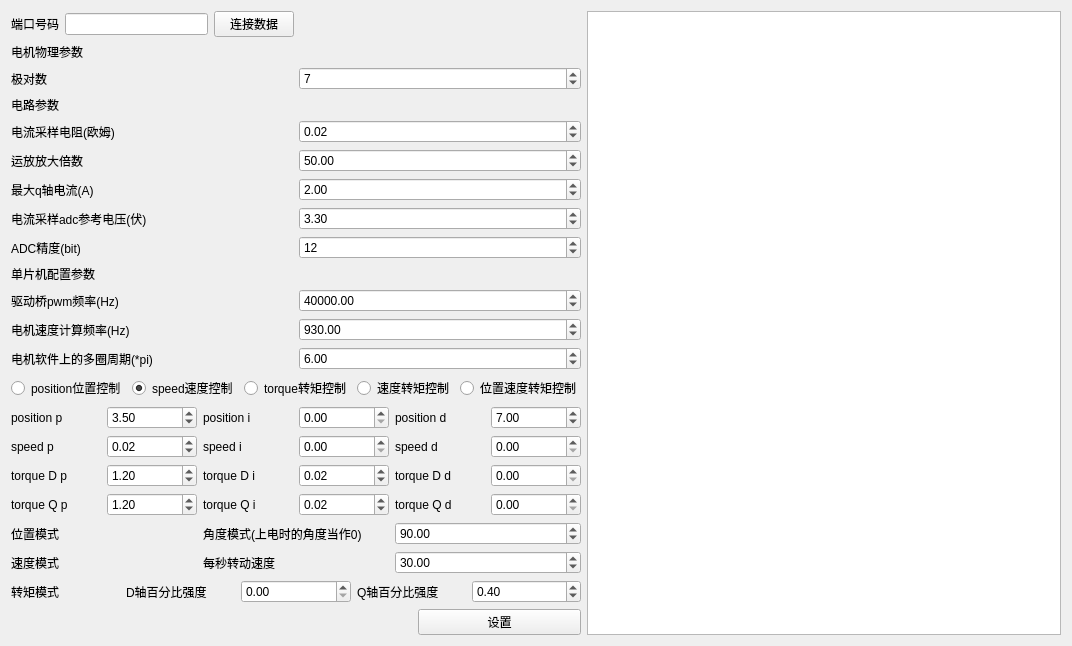
<?xml version="1.0" encoding="UTF-8"?>
<ui version="4.0">
 <class>tab1_imageProcess</class>
 <widget class="QWidget" name="tab1_imageProcess">
  <property name="geometry">
   <rect>
    <x>0</x>
    <y>0</y>
    <width>1072</width>
    <height>616</height>
   </rect>
  </property>
  <property name="windowTitle">
   <string>Form</string>
  </property>
  <layout class="QHBoxLayout" name="horizontalLayout_4">
   <item>
    <layout class="QHBoxLayout" name="horizontalLayout_3" stretch="1,1">
     <item>
      <layout class="QHBoxLayout" name="horizontalLayout">
       <item>
        <layout class="QGridLayout" name="gridLayout_4">
         <item row="0" column="0">
          <layout class="QVBoxLayout" name="verticalLayout" stretch="0,0,0,0,0,0,0,0,0,0,0">
           <item>
            <layout class="QHBoxLayout" name="horizontalLayout_6">
             <item>
              <widget class="QLabel" name="label_2">
               <property name="text">
                <string>端口号码</string>
               </property>
              </widget>
             </item>
             <item>
              <widget class="QLineEdit" name="com_lineEdit"/>
             </item>
             <item>
              <widget class="QPushButton" name="connect_button">
               <property name="text">
                <string>连接数据</string>
               </property>
              </widget>
             </item>
             <item>
              <spacer name="horizontalSpacer_3">
               <property name="orientation">
                <enum>Qt::Horizontal</enum>
               </property>
               <property name="sizeHint" stdset="0">
                <size>
                 <width>40</width>
                 <height>20</height>
                </size>
               </property>
              </spacer>
             </item>
             <item>
              <spacer name="horizontalSpacer">
               <property name="orientation">
                <enum>Qt::Horizontal</enum>
               </property>
               <property name="sizeHint" stdset="0">
                <size>
                 <width>40</width>
                 <height>20</height>
                </size>
               </property>
              </spacer>
             </item>
            </layout>
           </item>
           <item>
            <spacer name="verticalSpacer">
             <property name="orientation">
              <enum>Qt::Vertical</enum>
             </property>
             <property name="sizeHint" stdset="0">
              <size>
               <width>20</width>
               <height>40</height>
              </size>
             </property>
            </spacer>
           </item>
           <item>
            <layout class="QGridLayout" name="gridLayout_9">
             <item row="0" column="0">
              <widget class="QLabel" name="label_15">
               <property name="text">
                <string>电机物理参数</string>
               </property>
              </widget>
             </item>
             <item row="1" column="0">
              <widget class="QLabel" name="label_17">
               <property name="text">
                <string>极对数</string>
               </property>
              </widget>
             </item>
             <item row="1" column="1">
              <widget class="QSpinBox" name="pole_pairs_value">
               <property name="value">
                <number>7</number>
               </property>
              </widget>
             </item>
            </layout>
           </item>
           <item>
            <layout class="QGridLayout" name="gridLayout_11">
             <item row="3" column="0">
              <widget class="QLabel" name="label_20">
               <property name="text">
                <string>最大q轴电流(A)</string>
               </property>
              </widget>
             </item>
             <item row="1" column="1">
              <widget class="QDoubleSpinBox" name="r_shunt_value">
               <property name="value">
                <double>0.020000000000000</double>
               </property>
              </widget>
             </item>
             <item row="1" column="0">
              <widget class="QLabel" name="label_18">
               <property name="text">
                <string>电流采样电阻(欧姆)</string>
               </property>
              </widget>
             </item>
             <item row="2" column="1">
              <widget class="QDoubleSpinBox" name="op_gain_value">
               <property name="value">
                <double>50.000000000000000</double>
               </property>
              </widget>
             </item>
             <item row="4" column="0">
              <widget class="QLabel" name="label_21">
               <property name="text">
                <string>电流采样adc参考电压(伏)</string>
               </property>
              </widget>
             </item>
             <item row="3" column="1">
              <widget class="QDoubleSpinBox" name="max_current_value">
               <property name="value">
                <double>2.000000000000000</double>
               </property>
              </widget>
             </item>
             <item row="0" column="0">
              <widget class="QLabel" name="label_16">
               <property name="text">
                <string>电路参数</string>
               </property>
              </widget>
             </item>
             <item row="2" column="0">
              <widget class="QLabel" name="label_19">
               <property name="text">
                <string>运放放大倍数</string>
               </property>
              </widget>
             </item>
             <item row="4" column="1">
              <widget class="QDoubleSpinBox" name="adc_reference_volt_value">
               <property name="value">
                <double>3.300000000000000</double>
               </property>
              </widget>
             </item>
             <item row="5" column="0">
              <widget class="QLabel" name="label">
               <property name="text">
                <string>ADC精度(bit)</string>
               </property>
              </widget>
             </item>
             <item row="5" column="1">
              <widget class="QSpinBox" name="adc_bits_value">
               <property name="value">
                <number>12</number>
               </property>
              </widget>
             </item>
            </layout>
           </item>
           <item>
            <layout class="QGridLayout" name="gridLayout_10">
             <item row="2" column="0">
              <widget class="QLabel" name="label_24">
               <property name="text">
                <string>电机速度计算频率(Hz)</string>
               </property>
              </widget>
             </item>
             <item row="1" column="1">
              <widget class="QDoubleSpinBox" name="moter_pwm_freq_value">
               <property name="maximum">
                <double>100000000000.000000000000000</double>
               </property>
               <property name="value">
                <double>40000.000000000000000</double>
               </property>
              </widget>
             </item>
             <item row="3" column="0">
              <widget class="QLabel" name="label_32">
               <property name="text">
                <string>电机软件上的多圈周期(*pi)</string>
               </property>
              </widget>
             </item>
             <item row="0" column="0">
              <widget class="QLabel" name="label_22">
               <property name="text">
                <string>单片机配置参数</string>
               </property>
              </widget>
             </item>
             <item row="2" column="1">
              <widget class="QDoubleSpinBox" name="moter_speed_calc_freq_value">
               <property name="maximum">
                <double>1000000000000.000000000000000</double>
               </property>
               <property name="value">
                <double>930.000000000000000</double>
               </property>
              </widget>
             </item>
             <item row="1" column="0">
              <widget class="QLabel" name="label_23">
               <property name="text">
                <string>驱动桥pwm频率(Hz)</string>
               </property>
              </widget>
             </item>
             <item row="3" column="1">
              <widget class="QDoubleSpinBox" name="position_cycle_value">
               <property name="value">
                <double>6.000000000000000</double>
               </property>
              </widget>
             </item>
            </layout>
           </item>
           <item>
            <spacer name="verticalSpacer_2">
             <property name="orientation">
              <enum>Qt::Vertical</enum>
             </property>
             <property name="sizeHint" stdset="0">
              <size>
               <width>20</width>
               <height>40</height>
              </size>
             </property>
            </spacer>
           </item>
           <item>
            <layout class="QHBoxLayout" name="horizontalLayout_8">
             <item>
              <widget class="QRadioButton" name="position_ctrl_radioButton">
               <property name="text">
                <string>position位置控制</string>
               </property>
              </widget>
             </item>
             <item>
              <widget class="QRadioButton" name="speed_ctrl_radioButton">
               <property name="text">
                <string>speed速度控制</string>
               </property>
               <property name="checked">
                <bool>true</bool>
               </property>
              </widget>
             </item>
             <item>
              <widget class="QRadioButton" name="torque_ctrl_radioButton">
               <property name="text">
                <string>torque转矩控制</string>
               </property>
              </widget>
             </item>
             <item>
              <widget class="QRadioButton" name="speed_troque_radioButton">
               <property name="text">
                <string>速度转矩控制</string>
               </property>
              </widget>
             </item>
             <item>
              <widget class="QRadioButton" name="pos_speed_torque_radioButton">
               <property name="text">
                <string>位置速度转矩控制</string>
               </property>
              </widget>
             </item>
            </layout>
           </item>
           <item>
            <layout class="QGridLayout" name="gridLayout">
             <item row="3" column="0">
              <widget class="QLabel" name="label_12">
               <property name="text">
                <string>torque Q p</string>
               </property>
              </widget>
             </item>
             <item row="0" column="1">
              <widget class="QDoubleSpinBox" name="position_p_value">
               <property name="value">
                <double>3.500000000000000</double>
               </property>
              </widget>
             </item>
             <item row="0" column="3">
              <widget class="QDoubleSpinBox" name="position_i_value"/>
             </item>
             <item row="0" column="0">
              <widget class="QLabel" name="label_3">
               <property name="text">
                <string>position p</string>
               </property>
              </widget>
             </item>
             <item row="3" column="2">
              <widget class="QLabel" name="label_13">
               <property name="text">
                <string>torque Q i</string>
               </property>
              </widget>
             </item>
             <item row="1" column="0">
              <widget class="QLabel" name="label_6">
               <property name="text">
                <string>speed p</string>
               </property>
              </widget>
             </item>
             <item row="3" column="1">
              <widget class="QDoubleSpinBox" name="torque_q_p_value">
               <property name="value">
                <double>1.200000000000000</double>
               </property>
              </widget>
             </item>
             <item row="2" column="0">
              <widget class="QLabel" name="label_9">
               <property name="text">
                <string>torque D p</string>
               </property>
              </widget>
             </item>
             <item row="2" column="4">
              <widget class="QLabel" name="label_11">
               <property name="text">
                <string>torque D d</string>
               </property>
              </widget>
             </item>
             <item row="1" column="4">
              <widget class="QLabel" name="label_8">
               <property name="text">
                <string>speed d</string>
               </property>
              </widget>
             </item>
             <item row="1" column="1">
              <widget class="QDoubleSpinBox" name="speed_p_value">
               <property name="value">
                <double>0.020000000000000</double>
               </property>
              </widget>
             </item>
             <item row="0" column="5">
              <widget class="QDoubleSpinBox" name="position_d_value">
               <property name="value">
                <double>7.000000000000000</double>
               </property>
              </widget>
             </item>
             <item row="2" column="5">
              <widget class="QDoubleSpinBox" name="torque_d_d_value"/>
             </item>
             <item row="3" column="4">
              <widget class="QLabel" name="label_14">
               <property name="text">
                <string>torque Q d</string>
               </property>
              </widget>
             </item>
             <item row="1" column="3">
              <widget class="QDoubleSpinBox" name="speed_i_value">
               <property name="value">
                <double>0.000000000000000</double>
               </property>
              </widget>
             </item>
             <item row="1" column="5">
              <widget class="QDoubleSpinBox" name="speed_d_value"/>
             </item>
             <item row="2" column="1">
              <widget class="QDoubleSpinBox" name="torque_d_p_value">
               <property name="value">
                <double>1.200000000000000</double>
               </property>
              </widget>
             </item>
             <item row="2" column="3">
              <widget class="QDoubleSpinBox" name="torque_d_i_value">
               <property name="value">
                <double>0.020000000000000</double>
               </property>
              </widget>
             </item>
             <item row="3" column="3">
              <widget class="QDoubleSpinBox" name="torque_q_i_value">
               <property name="value">
                <double>0.020000000000000</double>
               </property>
              </widget>
             </item>
             <item row="0" column="4">
              <widget class="QLabel" name="label_5">
               <property name="text">
                <string>position d</string>
               </property>
              </widget>
             </item>
             <item row="3" column="5">
              <widget class="QDoubleSpinBox" name="torque_q_d_value"/>
             </item>
             <item row="2" column="2">
              <widget class="QLabel" name="label_10">
               <property name="text">
                <string>torque D i</string>
               </property>
              </widget>
             </item>
             <item row="0" column="2">
              <widget class="QLabel" name="label_4">
               <property name="text">
                <string>position i</string>
               </property>
              </widget>
             </item>
             <item row="1" column="2">
              <widget class="QLabel" name="label_7">
               <property name="text">
                <string>speed i</string>
               </property>
              </widget>
             </item>
            </layout>
           </item>
           <item>
            <layout class="QGridLayout" name="gridLayout_7">
             <item row="0" column="0">
              <widget class="QLabel" name="label_28">
               <property name="text">
                <string>位置模式</string>
               </property>
              </widget>
             </item>
             <item row="0" column="1">
              <widget class="QLabel" name="label_29">
               <property name="text">
                <string>角度模式(上电时的角度当作0)</string>
               </property>
              </widget>
             </item>
             <item row="0" column="2">
              <widget class="QDoubleSpinBox" name="target_angle_position">
               <property name="maximum">
                <double>100000.000000000000000</double>
               </property>
               <property name="value">
                <double>90.000000000000000</double>
               </property>
              </widget>
             </item>
            </layout>
           </item>
           <item>
            <layout class="QGridLayout" name="gridLayout_8">
             <item row="0" column="1">
              <widget class="QLabel" name="label_31">
               <property name="text">
                <string>每秒转动速度</string>
               </property>
              </widget>
             </item>
             <item row="0" column="0">
              <widget class="QLabel" name="label_30">
               <property name="text">
                <string>速度模式</string>
               </property>
              </widget>
             </item>
             <item row="0" column="2">
              <widget class="QDoubleSpinBox" name="target_speed_angle_perm">
               <property name="value">
                <double>30.000000000000000</double>
               </property>
              </widget>
             </item>
            </layout>
           </item>
           <item>
            <layout class="QGridLayout" name="gridLayout_3">
             <item row="0" column="1">
              <widget class="QLabel" name="label_26">
               <property name="text">
                <string>D轴百分比强度</string>
               </property>
              </widget>
             </item>
             <item row="0" column="0">
              <widget class="QLabel" name="label_25">
               <property name="text">
                <string>转矩模式</string>
               </property>
              </widget>
             </item>
             <item row="0" column="3">
              <widget class="QLabel" name="label_27">
               <property name="text">
                <string>Q轴百分比强度</string>
               </property>
              </widget>
             </item>
             <item row="0" column="4">
              <widget class="QDoubleSpinBox" name="target_torque_norm_q">
               <property name="value">
                <double>0.400000000000000</double>
               </property>
              </widget>
             </item>
             <item row="0" column="2">
              <widget class="QDoubleSpinBox" name="target_torque_norm_d"/>
             </item>
            </layout>
           </item>
          </layout>
         </item>
         <item row="1" column="0">
          <layout class="QHBoxLayout" name="horizontalLayout_5" stretch="5,2">
           <item>
            <spacer name="horizontalSpacer_2">
             <property name="orientation">
              <enum>Qt::Horizontal</enum>
             </property>
             <property name="sizeHint" stdset="0">
              <size>
               <width>40</width>
               <height>20</height>
              </size>
             </property>
            </spacer>
           </item>
           <item>
            <widget class="QPushButton" name="set_pushButton">
             <property name="text">
              <string>设置</string>
             </property>
            </widget>
           </item>
          </layout>
         </item>
         <item row="2" column="0">
          <spacer name="verticalSpacer_3">
           <property name="orientation">
            <enum>Qt::Vertical</enum>
           </property>
           <property name="sizeHint" stdset="0">
            <size>
             <width>20</width>
             <height>40</height>
            </size>
           </property>
          </spacer>
         </item>
        </layout>
       </item>
      </layout>
     </item>
     <item>
      <layout class="QHBoxLayout" name="horizontalLayout_2">
       <item>
        <widget class="PlotWidget" name="plotView"/>
       </item>
      </layout>
     </item>
    </layout>
   </item>
  </layout>
 </widget>
 <customwidgets>
  <customwidget>
   <class>PlotWidget</class>
   <extends>QGraphicsView</extends>
   <header>pyqtgraph</header>
  </customwidget>
 </customwidgets>
 <resources/>
 <connections/>
</ui>
